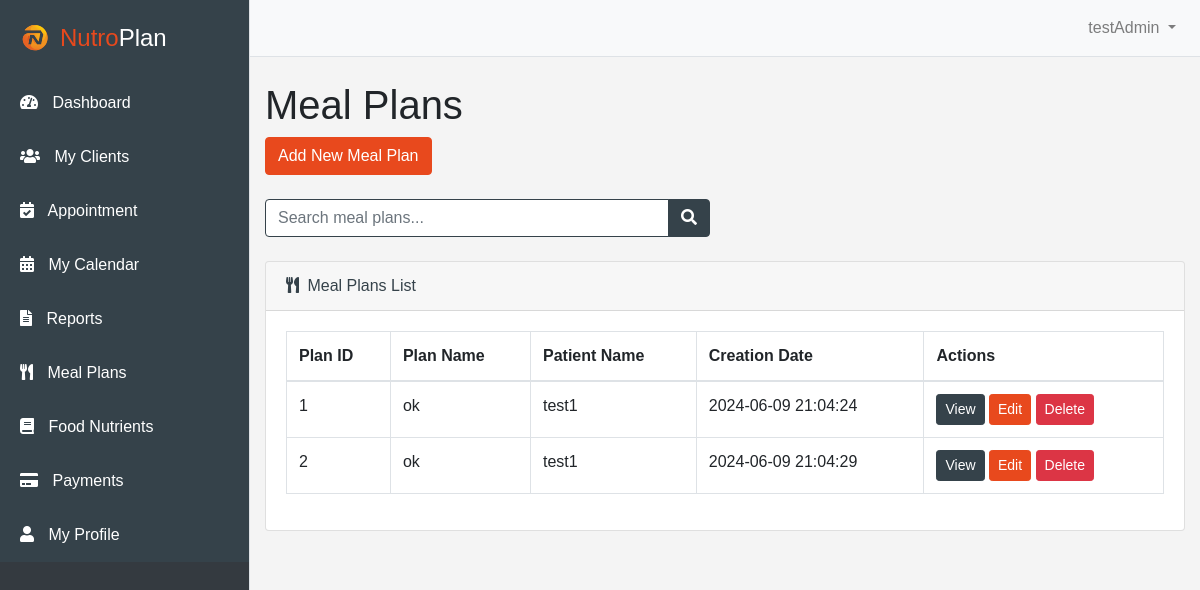
/HomePage/dashboard/mealplans.php (signed in), run on the app's committed database.
### tables this page shows
CREATE TABLE `mealplans` (
  `meal_plan_id` int(11) NOT NULL,
  `user_id` int(11) NOT NULL,
  `patient_id` int(11) NOT NULL,
  `plan_name` varchar(100) NOT NULL,
  `description` text DEFAULT NULL,
  `created_at` timestamp NOT NULL DEFAULT current_timestamp()
);

CREATE TABLE `patients` (
  `patient_id` int(11) NOT NULL,
  `user_id` int(11) NOT NULL,
  `name` varchar(50) NOT NULL,
  `email` varchar(100) NOT NULL,
  `phone_number` varchar(20) DEFAULT NULL,
  `age` int(11) NOT NULL,
  `gender` enum('male','female','other') NOT NULL,
  `health_status` text DEFAULT NULL,
  `created_at` timestamp NOT NULL DEFAULT current_timestamp()
);

### HomePage/dashboard/mealplans.php (the view, shortened to what this page needs)
<?php
include '../../database/db.php';
$user_id = $_SESSION['user_id'];
try {
    $stmt = $conn->prepare("SELECT mp.*, p.name as patient_name FROM mealplans mp JOIN Patients p ON mp.patient_id = p.patient_id WHERE mp.user_id = :user_id");
    $stmt->bindParam(':user_id', $user_id);
    $stmt->execute();
    $mealplans = $stmt->fetchAll(PDO::FETCH_ASSOC);
} catch (PDOException $e) {
    $error_message = "Error fetching meal plans: " . $e->getMessage();
}
?>
<!DOCTYPE html>
<html lang="en">
<head>
    <link href="https://stackpath.bootstrapcdn.com/bootstrap/4.5.2/css/bootstrap.min.css" rel="stylesheet">
    <link href="https://cdnjs.cloudflare.com/ajax/libs/font-awesome/5.15.3/css/all.min.css" rel="stylesheet">
    <link rel="stylesheet" href="../../css/dashboard styles/dashboard.css">
    <link rel="stylesheet" href="../../css/dashboard styles/myclients.css">
</head>
<body>
    <div id="wrapper" class="d-flex">
        <div class="bg-dark border-right d-flex flex-column" id="sidebar-wrapper">
            <div class="sidebar-heading text-white">
                <img src="../../images/logo.svg" alt="Logo" class="logo"><span style="color: #e8491d;">Nutro</span>Plan
            </div>
            <div class="list-group list-group-flush flex-grow-1">
                <a href="dashboard.php" class="list-group-item ">
                    <i class="fas fa-tachometer-alt"></i> Dashboard
                </a>
                <a href="myclients.php" class="list-group-item ">
                    <i class="fas fa-users"></i> My Clients
                </a>
                <a href="appointment.php" class="list-group-item ">
                    <i class="fas fa-calendar-check"></i> Appointment
                </a>
                <a href="mycalendar.php" class="list-group-item ">
                    <i class="fas fa-calendar-alt"></i> My Calendar
                </a>
                <a href="reports.php" class="list-group-item ">
                    <i class="fas fa-file-alt"></i> Reports
                </a>
                <a href="mealplans.php" class="list-group-item ">
                    <i class="fas fa-utensils"></i> Meal Plans
                </a>
                <a href="food_nutrients.php" class="list-group-item ">
                    <i class="fas fa-book"></i> Food Nutrients
                </a>
                <a href="payments.php" class="list-group-item ">
                    <i class="fas fa-credit-card"></i> Payments
                </a>
                <a href="myprofile.php" class="list-group-item ">
                    <i class="fas fa-user"></i> My Profile
                </a>
            </div>
        </div>
        <div id="page-content-wrapper">
            <nav class="navbar navbar-expand-lg navbar-light bg-light border-bottom">
                <ul class="navbar-nav ml-auto mt-2 mt-lg-0">
                    <li class="nav-item dropdown">
                        <a class="nav-link dropdown-toggle" href="#" id="navbarDropdown" role="button" data-toggle="dropdown" aria-haspopup="true" aria-expanded="false">
                        <?php echo $_SESSION['username']; ?>
                        </a>
                    </li>
                </ul>
            </nav>
            <div class="container-fluid">
                <h1 class="mt-4">Meal Plans</h1>
                <button class="btn btn-primary mb-4" id="add-new-meal-plan" style="background-color: #e8491d; border-color: #e8491d;">Add New Meal Plan</button>
                <div class="row mb-4">
                    <div class="col-md-6">
                        <div class="input-group">
                            <input type="text" class="form-control" id="search-bar" placeholder="Search meal plans...">
                            <div class="input-group-append">
                                <button class="btn btn-secondary" type="button" style="background-color: #35424a; border-color: #35424a;">
                                    <i class="fas fa-search"></i>
                                </button>
                            </div>
                        </div>
                    </div>
                </div>
                <div class="card mb-4">
                    <div class="card-header">
                        <i class="fas fa-utensils mr-1"></i>
                        Meal Plans List
                    </div>
                    <div class="card-body">
                        <div class="table-responsive">
                            <table class="table table-bordered" id="dataTable" width="100%" cellspacing="0">
                                <thead>
                                    <tr>
                                        <th>Plan ID</th>
                                        <th>Plan Name</th>
                                        <th>Patient Name</th>
                                        <th>Creation Date</th>
                                        <th>Actions</th>
                                    </tr>
                                </thead>
                                <tbody>
                                    <?php foreach ($mealplans as $mealplan): ?>
                                    <tr>
                                        <td><?php echo $mealplan['meal_plan_id']; ?></td>
                                        <td><?php echo htmlspecialchars($mealplan['plan_name']); ?></td>
                                        <td><?php echo htmlspecialchars($mealplan['patient_name']); ?></td>
                                        <td><?php echo $mealplan['created_at']; ?></td>
                                        <td>
                                            <a href="viewmealplan.php?id=<?php echo $mealplan['meal_plan_id']; ?>" class="btn btn-info btn-sm" style="background-color: #35424a; border-color: #35424a;">View</a>
                                            <a href="editmealplan.php?id=<?php echo $mealplan['meal_plan_id']; ?>" class="btn btn-primary btn-sm" style="background-color: #e8491d; border-color: #e8491d;">Edit</a>
                                            <form method="POST" style="display:inline-block;">
                                                <button type="submit" name="delete_meal_plan" class="btn btn-danger btn-sm">Delete</button>
                                            </form>
                                        </td>
                                    </tr>
                                    <?php endforeach; ?>
                                </tbody>
                            </table>
                        </div>
                    </div>
                </div>
            </div>
        </div>
    </div>
</body>
</html>

### css/dashboard styles/dashboard.css (style rules this page uses)
body { font-family: Arial, sans-serif; background-color: #f4f4f4; margin: 0; padding: 0; }
#wrapper { display: flex; }
#sidebar-wrapper { width: 250px; height: 100vh; background-color: #35424a; position: fixed; }
.sidebar-heading { padding: 20px; font-size: 1.5em; background-color: #35424a; display: flex; align-items: center; }
.sidebar-heading .logo { height: 30px; margin-right: 10px; }
.list-group-item { border: none; padding: 15px 20px; background-color: #35424a; color: white; }
.list-group-item i { margin-right: 10px; }
#page-content-wrapper { flex: 1; padding-left: 250px; }
.navbar { margin-bottom: 20px; }
.card { background-color: #35424a; color: white; }

### css/dashboard styles/myclients.css (style rules this page uses)
.card { background-color: white; color: #35424a; transition: none; }
#search-bar { border-color: #35424a; }
.input-group-append .btn { background-color: #35424a; border-color: #35424a; }

### data on the page
mealplans: meal_plan_id "1", plan_name "ok", patient.name "test1", created_at "2024-06-09 21:04:24"
mealplans: meal_plan_id "2", plan_name "ok", patient.name "test1", created_at "2024-06-09 21:04:29"

### other printed values
$_SESSION['username'] "testAdmin"
